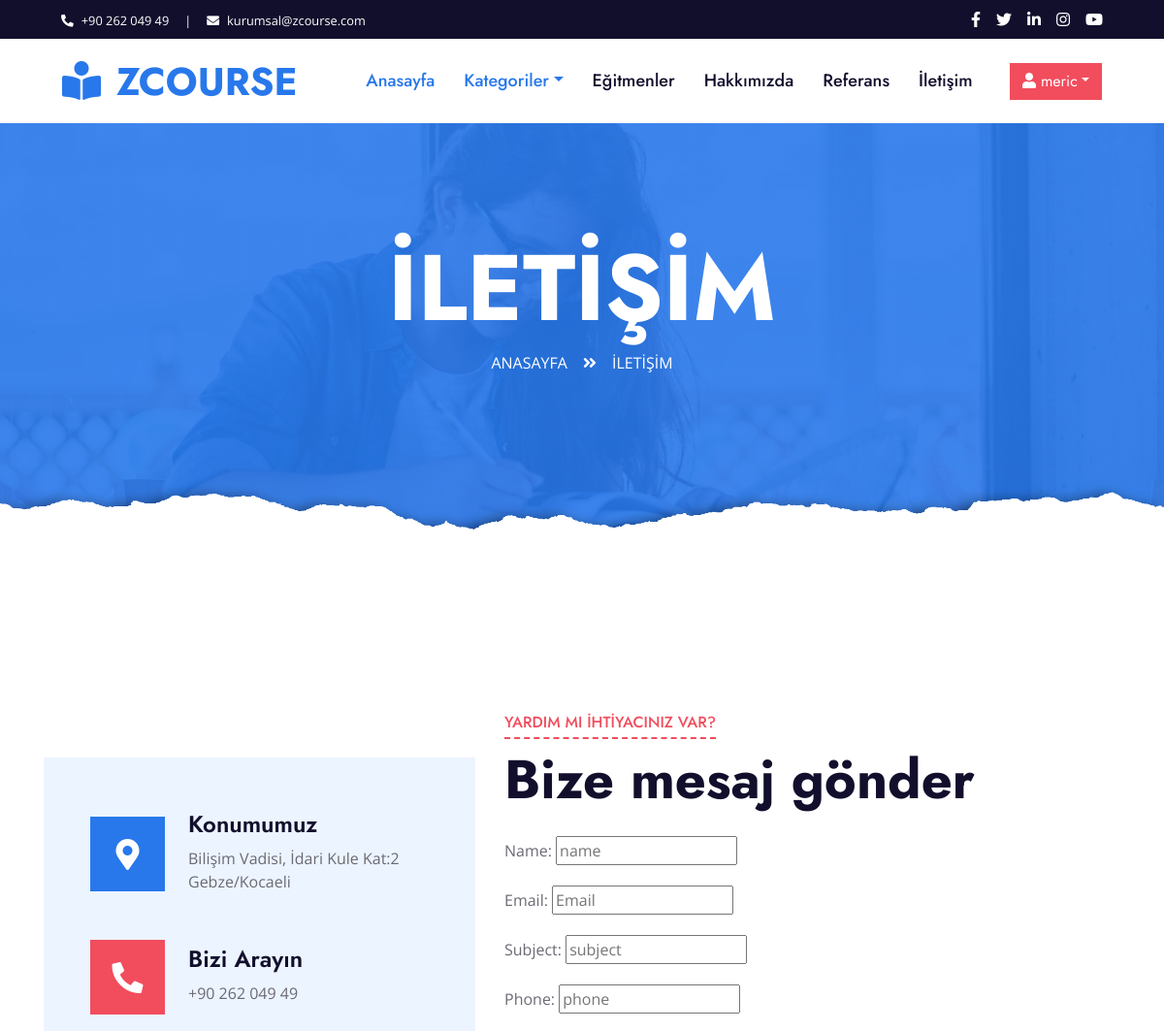
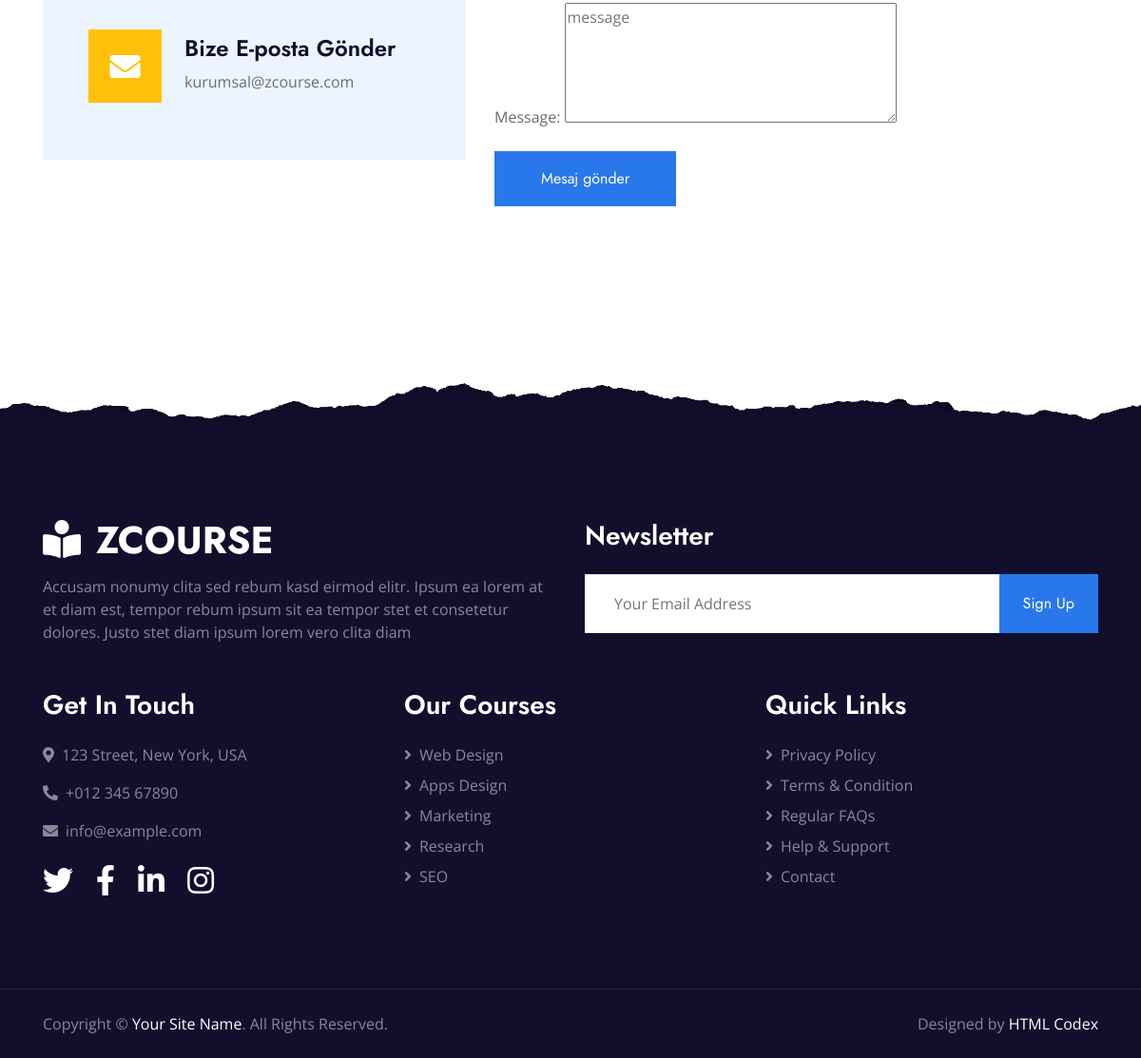
The page /iletisim/ (signed in) on the database its author committed (2 pictures, top to bottom).
### home/models.py (models this page shows, shortened)
class Setting(models.Model):
    STATUS = (('True', 'Evet'),
              ('False', 'Hayır'),
              )
    title = models.CharField(max_length=150)
    keywords = models.CharField(max_length=255)
    description = models.CharField(max_length=255)
    company = models.CharField(max_length=50)
    address = models.CharField(blank=True, max_length=150)
    phone = models.CharField(blank=True, max_length=15)
    fax = models.CharField(blank=True, max_length=15)
    email = models.CharField(blank=True, max_length=50)
    smtpserver = models.CharField(max_length=20)
    smtpemail = models.CharField(max_length=20)
    smtppassword = models.CharField(max_length=10)
    smtpport = models.CharField(blank=True, max_length=5)
    icon = models.ImageField(blank=True, upload_to='images/')
    facebook = models.CharField(blank=True, max_length=50)
    instagram = models.CharField(blank=True, max_length=50)
    twitter = models.CharField(blank=True, max_length=50)
    aboutus = RichTextUploadingField(blank=True)
    contact = RichTextUploadingField(blank=True)
    references = RichTextUploadingField(blank=True)
    status = models.CharField(max_length=10, choices=STATUS)
    create_at = models.DateTimeField(auto_now_add=True)
    update_at = models.DateTimeField(auto_now=True)

### home/views.py (the view, shortened to what this page needs)
# urls.py: path("iletisim/", views.iletisim, name="iletisim"),
def iletisim(request):
    setting = Setting.objects.get(pk=1)
    category = Category.objects.all()
    form = ContactFormu()
    context = {'setting': setting, 'form': form, 'category': category}
    return render(request, 'iletisim.html', context)

### home/models.py
class ContactFormu(ModelForm):
    class Meta:
        model=ContactFormMessage
        fields = ['name','email','subject','phone','message']
        widgets ={
            'name': TextInput(attrs={'class':'input', 'placeholder':'name'}),
            'subject': TextInput(attrs={'class':'input','placeholder':'subject'}),
            'phone': TextInput(attrs={'class': 'input', 'placeholder': 'phone'}),
            'email': TextInput(attrs={'class': 'input', 'placeholder': 'Email'}),
            'message': Textarea(attrs={'class': 'input', 'placeholder': 'message','rows':'5'})
        }

### home/templates/iletisim.html (shortened to what this page needs)
{% extends "homebase.html" %}
{% load static %}
{% block content %}
    <div class="jumbotron jumbotron-fluid page-header position-relative overlay-bottom" style="margin-bottom: 90px;">
        <div class="container text-center py-5">
            <h1 class="text-white display-1">İLETİŞİM</h1>
            <div class="d-inline-flex text-white mb-5">
                <p class="m-0 text-uppercase"><a class="text-white" href="/home">Anasayfa</a></p>
                <i class="fa fa-angle-double-right pt-1 px-3"></i>
                <p class="m-0 text-uppercase">İLETİŞİM</p>
            </div>
        </div>
    </div>
{% endblock %}
{% block about %}
    <div class="container-fluid py-5">
        <div class="container py-5">
            <div class="row align-items-center">
                <div class="col-lg-5 mb-5 mb-lg-0">
                    <div class="bg-light d-flex flex-column justify-content-center px-5" style="height: 450px;">
                        <div class="d-flex align-items-center mb-5">
                            <div class="btn-icon bg-primary mr-4">
                                <i class="fa fa-2x fa-map-marker-alt text-white"></i>
                            </div>
                            <div class="mt-n1">
                                <h4>Konumumuz</h4>
                                <p class="m-0">{{ setting.address | safe}}</p>
                            </div>
                        </div>
                        <div class="d-flex align-items-center mb-5">
                            <div class="btn-icon bg-secondary mr-4">
                                <i class="fa fa-2x fa-phone-alt text-white"></i>
                            </div>
                            <div class="mt-n1">
                                <h4>Bizi Arayın</h4>
                                <p class="m-0">{{ setting.phone | safe}}</p>
                            </div>
                        </div>
                        <div class="d-flex align-items-center">
                            <div class="btn-icon bg-warning mr-4">
                                <i class="fa fa-2x fa-envelope text-white"></i>
                            </div>
                            <div class="mt-n1">
                                <h4>Bize E-posta Gönder</h4>
                                <p class="m-0">{{ setting.email | safe}}</p>
                            </div>
                        </div>
                    </div>
                </div>
                <div class="col-lg-7">
                    <div class="section-title position-relative mb-4">
                        <h6 class="d-inline-block position-relative text-secondary text-uppercase pb-2">YARDIM MI İHTİYACINIZ VAR?</h6>
                        <h1 class="display-4">Bize mesaj gönder</h1>
                    </div>
                    <div class="contact-form">
                        <form action="", method="post">
                            {{ form.as_p }}
                            <div>
                                <button class="btn btn-primary py-3 px-5" type="submit">Mesaj gönder</button>
                            </div>
                        </form>
                    </div>
                </div>
            </div>
        </div>
    </div>
{% endblock %}

### home/templates/header.html (shortened to what this page needs)
{% load static %}
    <div class="container-fluid bg-dark">
        <div class="row py-2 px-lg-5">
            <div class="col-lg-6 text-center text-lg-left mb-2 mb-lg-0">
                <div class="d-inline-flex align-items-center text-white">
                    <small><i class="fa fa-phone-alt mr-2"></i>{{ setting.phone | safe}}</small>
                    <small class="px-3">|</small>
                    <small><i class="fa fa-envelope mr-2"></i>{{ setting.email | safe}}</small>
                </div>
            </div>
            <div class="col-lg-6 text-center text-lg-right">
                <div class="d-inline-flex align-items-center">
                    <a class="text-white px-2" href="">
                        <i class="fab fa-facebook-f"></i>
                    </a>
                    <a class="text-white px-2" href="">
                        <i class="fab fa-twitter"></i>
                    </a>
                    <a class="text-white px-2" href="">
                        <i class="fab fa-linkedin-in"></i>
                    </a>
                    <a class="text-white px-2" href="">
                        <i class="fab fa-instagram"></i>
                    </a>
                    <a class="text-white pl-2" href="">
                        <i class="fab fa-youtube"></i>
                    </a>
                </div>
            </div>
        </div>
    </div>
    <div class="container-fluid p-0">
        <nav class="navbar navbar-expand-lg bg-white navbar-light py-3 py-lg-0 px-lg-5">
            <a href="/" class="navbar-brand ml-lg-3">
                <h1 class="m-0 text-uppercase text-primary"><i class="fa fa-book-reader mr-3"></i>ZCourse</h1>
            </a>
            <div class="collapse navbar-collapse justify-content-between px-lg-3" id="navbarCollapse">
                <div class="navbar-nav mx-auto py-0">
                    <a href="/" class="nav-item nav-link active">Anasayfa</a>
                    <div class=" dropdown">
                        <a href="/category/{{ node.slug }}" class="nav-link dropdown-toggle active"  data-toggle="dropdown" aria-haspopup="true">Kategoriler</a>
                        {% load mptt_tags %}
                    </div>
                <a href="team.html" class="nav-item nav-link">Eğitmenler</a>
                <a href="/hakkimizda" class="nav-item nav-link">Hakkımızda</a>
                <a href="/referanslar" class="nav-item nav-link">Referans</a>
                <a href="/iletisim" class="nav-item nav-link">İletişim</a>
                </div>
                {% if user.id is not None %}
                    <div class="btn-group" role="group">
                        <button href="" id="btnGroupDrop1" type="button" class="btn btn-secondary dropdown-toggle" data-toggle="dropdown" aria-haspopup="true" aria-expanded="false"><i class="fa fa-user"></i> {{ user.username}}</button>
                    </div>
                {% else %}
                   <a href="/login/" class="btn btn-primary py-2 px-4 d-none d-lg-block">Bize katılın</a>
                {% endif %}
            </div>
        </nav>
    </div>

### rows shown on the page
Setting: phone "+90 262 049 49", email "kurumsal@zcourse.com", address "Bilişim Vadisi, İdari Kule Kat:2 Gebze/Kocaeli"

### other values the page prints
{{ user.username }} "meric"
